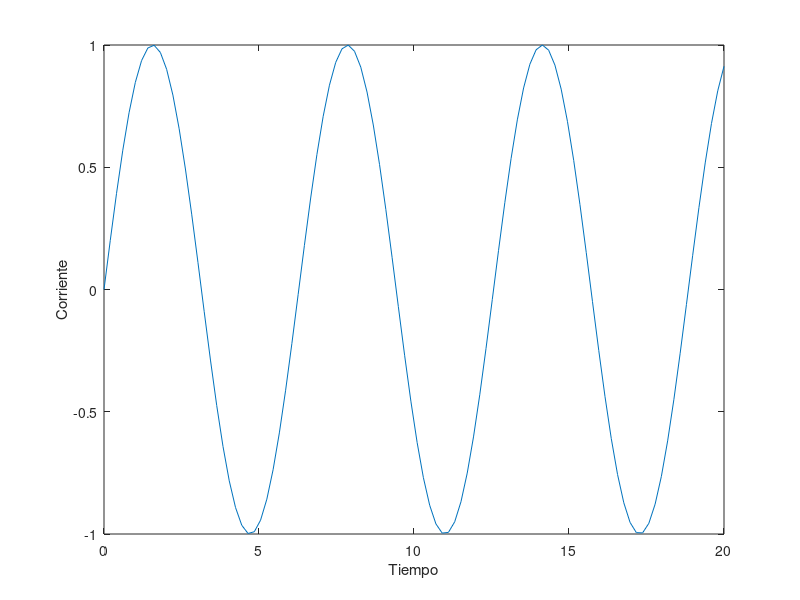

This chart was generated by the following MATLAB code:
clc
clear all 
close all 
warning of all

% 3 ) Corriente Alterna
x = linspace(0,20);
y = sin(x);
plot(x,y);
hold off

ylabel("Corriente")
xlabel("Tiempo")